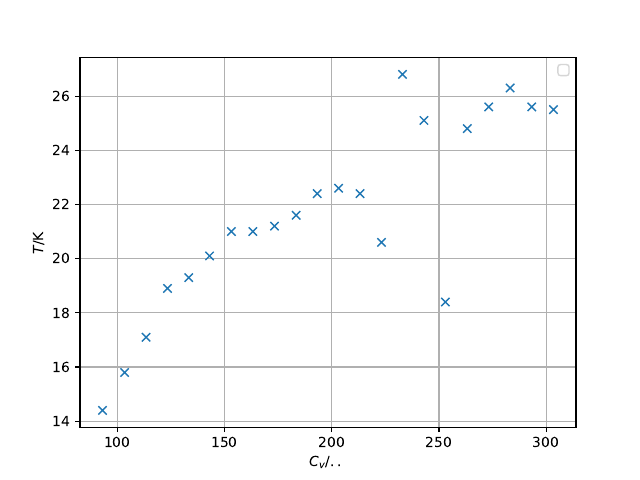

The Python source for this figure:
import numpy as np
import sympy
import matplotlib.pyplot as plt
from scipy.optimize import curve_fit
from pylab import figure, axes, pie, title, show

print('Graphikbitte')
print('Steigung','Y-Achsenabschnitt')
cv, T = np.loadtxt('tab2.txt', unpack=True,delimiter=',')

#def f(x,a,b):
#    return a*x+b
#Werte, Fehler = curve_fit(f, x, y)
#print(Werte)
#print(np.sqrt(np.diag(Fehler)))
#
#x_new = np.linspace(x[0], x[-1], 500)



plt.figure(1)
plt.plot(T,cv,'x')
#plt.plot(x_new,f(x_new,*Werte),'-', label='Lineare Regression')
plt.xlabel('$C_{v}$/$..$')
plt.ylabel('$T$/K')
plt.grid()
plt.legend()




plt.savefig('cv.pdf')
print ('Fertig')
